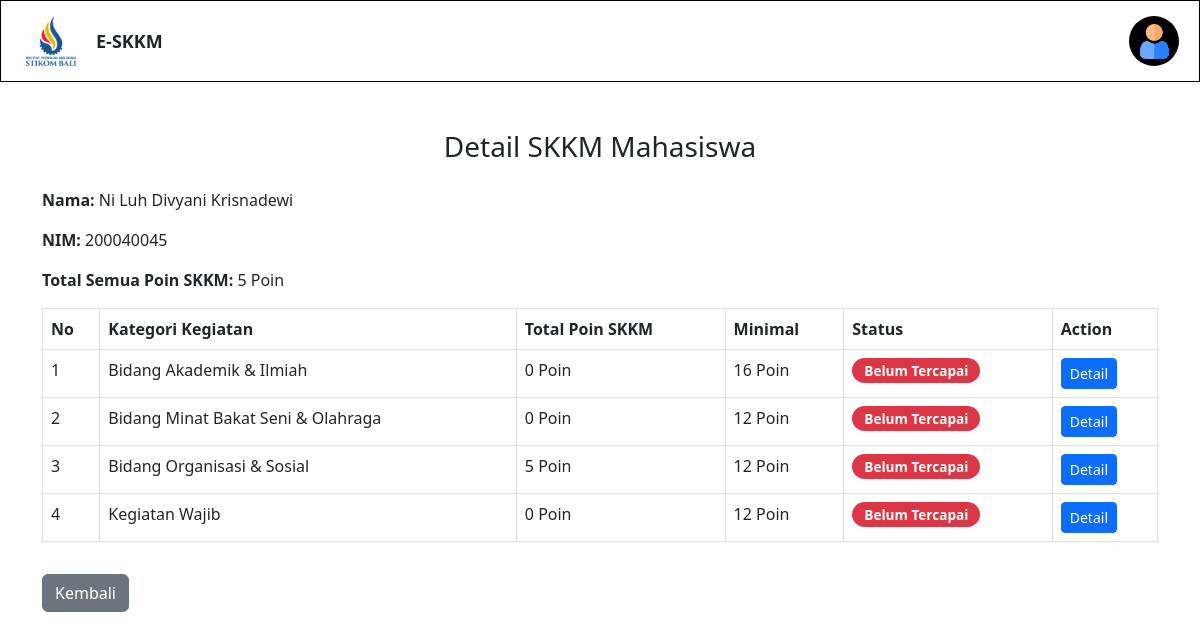
The app's page /kemahasiswaan/cari_poin/detail_mahasiswa.php?nim=200040045 (signed in) with its own data.
### tables this page shows
CREATE TABLE `user` (
  `id_user` int(10) NOT NULL,
  `nama` varchar(50) NOT NULL,
  `email` varchar(50) NOT NULL,
  `username` varchar(15) NOT NULL,
  `password` varchar(50) NOT NULL,
  `role` enum('Mahasiswa','BEM','Kemahasiswaan','Administrator','Ormawa') NOT NULL
);

CREATE TABLE `arsip_skkm` (
  `id_arsip` int(11) NOT NULL,
  `id_berkas_internal` int(11) DEFAULT NULL,
  `id_ormawa` int(11) NOT NULL,
  `nim` int(20) NOT NULL,
  `nama_kegiatan` varchar(100) NOT NULL,
  `partisipasi` varchar(100) NOT NULL,
  `tanggal_kegiatan` date NOT NULL,
  `tanggal_pengajuan` date NOT NULL,
  `id_bem` int(11) NOT NULL,
  `kategori_kegiatan` varchar(100) NOT NULL,
  `tingkat` varchar(100) NOT NULL,
  `poin_skkm` int(11) NOT NULL,
  `id_kemahasiswaan` int(11) NOT NULL,
  `nomor_sertifikat_internal` varchar(100) NOT NULL,
  `tanggal_dikeluarkan` date NOT NULL,
  `tahun_arsip` year(4) NOT NULL
);

### kemahasiswaan/cari_poin/detail_mahasiswa.php (the view, shortened to what this page needs)
<?php
require_once('../../koneksi.php');
$id_user = $_SESSION['id_user'];
$user_kmhs = ['nama' => 'Kemahasiswaan'];
$stmt = $conn->prepare("SELECT nama FROM user WHERE id_user = ?");
$stmt->bind_param("i", $id_user);
$stmt->execute();
$result = $stmt->get_result();
if ($result && $row = $result->fetch_assoc()) {
    $user_kmhs['nama'] = $row['nama'];
}
$nim = $_GET['nim'];
$nama_mahasiswa = 'Mahasiswa belum terdaftar di sistem';
$query_user = "
    SELECT u.nama
    FROM user_detail_mahasiswa udm
    JOIN user u ON udm.id_user = u.id_user
    WHERE udm.nim = ?
    LIMIT 1
";
$stmt_user = $conn->prepare($query_user);
$stmt_user->bind_param("s", $nim);
$stmt_user->execute();
$result_user = $stmt_user->get_result();
if ($result_user && $row = $result_user->fetch_assoc()) {
    $nama_mahasiswa = $row['nama'];
}
$query_kategori = "SELECT kategori_kegiatan, minimal_poin FROM tabel_ketentuan_skkm";
$result_kategori = $conn->query($query_kategori);
while ($row = $result_kategori->fetch_assoc()) {
    $data_kategori[$row['kategori_kegiatan']] = [
        'poin_total' => 0,
        'minimal' => $row['minimal_poin'],
        'kegiatan' => []
    ];
}
$sources = [
    ['table' => 'berkas_internal', 'condition' => ''],
    ['table' => 'arsip_skkm', 'condition' => ''],
    ['table' => 'pengajuan_skkm', 'condition' => "AND status_verifikasi_kemahasiswaan = 'Valid'"]
];
foreach ($sources as $src) {
    $table = $src['table'];
    $extra = $src['condition'];
    $is_pengajuan = $table === 'pengajuan_skkm';
    $select_field = $is_pengajuan
        ? "tanggal_verifikasi_kemahasiswaan AS tanggal_kegiatan"
        : "tanggal_kegiatan";
    $query = "
        SELECT kategori_kegiatan, nama_kegiatan, partisipasi, tingkat, poin_skkm, $select_field
        FROM $table
        WHERE nim = ? $extra
    ";
    $stmt = $conn->prepare($query);
    $stmt->bind_param("s", $nim);
    $stmt->execute();
    $result = $stmt->get_result();
    while ($row = $result->fetch_assoc()) {
        $kategori = $row['kategori_kegiatan'];
        if (!isset($data_kategori[$kategori])) {
            $data_kategori[$kategori] = [
                'poin_total' => 0,
                'minimal' => 0,
                'kegiatan' => []
            ];
        }
        $data_kategori[$kategori]['poin_total'] += $row['poin_skkm'];
        $data_kategori[$kategori]['kegiatan'][] = $row;
    }
}
$total_poin_mahasiswa = 0;
foreach ($data_kategori as $data) {
    $total_poin_mahasiswa += $data['poin_total'];
}
?>
<!DOCTYPE html>
<html lang="id">
<head>
    <link href="https://cdn.jsdelivr.net/npm/bootstrap@5.3.0/dist/css/bootstrap.min.css" rel="stylesheet">
</head>
<body>
<div class="navbar">
    <div class="navbar-left">
        <div class="logo">
        <a href="../index.php"><img src="../../asset/img/itb.png"></a>
        </div>
        <div class="navbar-title">E-SKKM</div>
    </div>
    <div class="profile-container" onclick="toggleDropdown()">
        <div class="profile-icon"><img src="../../asset/img/profile.png"></div>
    </div>
</div>
<div class="container mt-5">
    <h3 class="mb-4 text-center">Detail SKKM Mahasiswa</h3>
    <p><strong>Nama:</strong> <?= htmlspecialchars($nama_mahasiswa); ?></p>
    <p><strong>NIM:</strong> <?php echo htmlspecialchars($nim); ?></p>
    <p><strong>Total Semua Poin SKKM:</strong> <?php echo $total_poin_mahasiswa; ?> Poin</p>
    <table class="table table-bordered">
        <thead>
            <tr>
                <th>No</th>
                <th>Kategori Kegiatan</th>
                <th>Total Poin SKKM</th>
                <th>Minimal</th>
                <th>Status</th>
                <th>Action</th>
            </tr>
        </thead>
        <tbody>
            <?php $no = 1;
            foreach ($data_kategori as $kategori => $data):  ?>
                <?php if (trim($kategori) === '') continue; ?>
                <tr>
    <td><?= $no++; ?></td>
    <td><?= htmlspecialchars($kategori); ?></td>
    <td><?= $data['poin_total']; ?> Poin</td>
    <td><?= $data['minimal']; ?> Poin</td>
    <td>
        <?php if ($data['poin_total'] >= $data['minimal']): ?>
            <span class="badge bg-success rounded-pill">Tercapai</span>
        <?php else: ?>
            <span class="badge bg-danger rounded-pill">Belum Tercapai</span>
        <?php endif; ?>
    </td>
    <td>
        <button class="btn btn-primary btn-sm" type="button" data-bs-toggle="collapse"
                data-bs-target="#collapse_<?= md5($kategori); ?>" aria-expanded="false"
                aria-controls="collapse_<?= md5($kategori); ?>">
            Detail
        </button>
    </td>
</tr>
            <?php endforeach; ?>
        </tbody>
    </table>
    <a href="list_poin_mahasiswa.php" class="btn btn-secondary mt-3">Kembali</a>
</div>
</body>
</html>

### kemahasiswaan/cari_poin/detail_mahasiswa.php (style rules this page uses)
.navbar { display: flex; justify-content: space-between; align-items: center; padding: 10px 20px; border: 1px solid black; background-color: white; position: relative; }
.navbar-left { display: flex; align-items: center; gap: 15px; }
.logo { width: 60px; height: 60px; display: flex; justify-content: center; align-items: center; font-size: 10px; text-align: center; }
.logo img { width: 50px; }
.navbar-title { font-size: 18px; font-weight: bold; }
.profile-container { position: relative; }
.profile-icon { width: 50px; height: 50px; border-radius: 50%; background-color: black; display: flex; align-items: center; justify-content: center; cursor: pointer; }
.profile-icon img { width: 35px; height: 35px; }
.profile-icon::before { font-size: 18px; color: white; }
h3 { text-align: center; }
.badge { font-size: 0.85em; padding: 6px 12px; }

### records on screen
user: nama "Ni Luh Divyani Krisnadewi"
arsip_skkm: kategori_kegiatan "Bidang Organisasi & Sosial", poin_total "5", minimal "12"

### other values on screen
$nim "200040045"
$total_poin_mahasiswa "5"
$kategori "Bidang Akademik & Ilmiah"
$data['poin_total'] "0"
$data['minimal'] "16"
$kategori "Bidang Minat Bakat Seni & Olahraga"
$data['minimal'] "12"
$kategori "Kegiatan Wajib"
